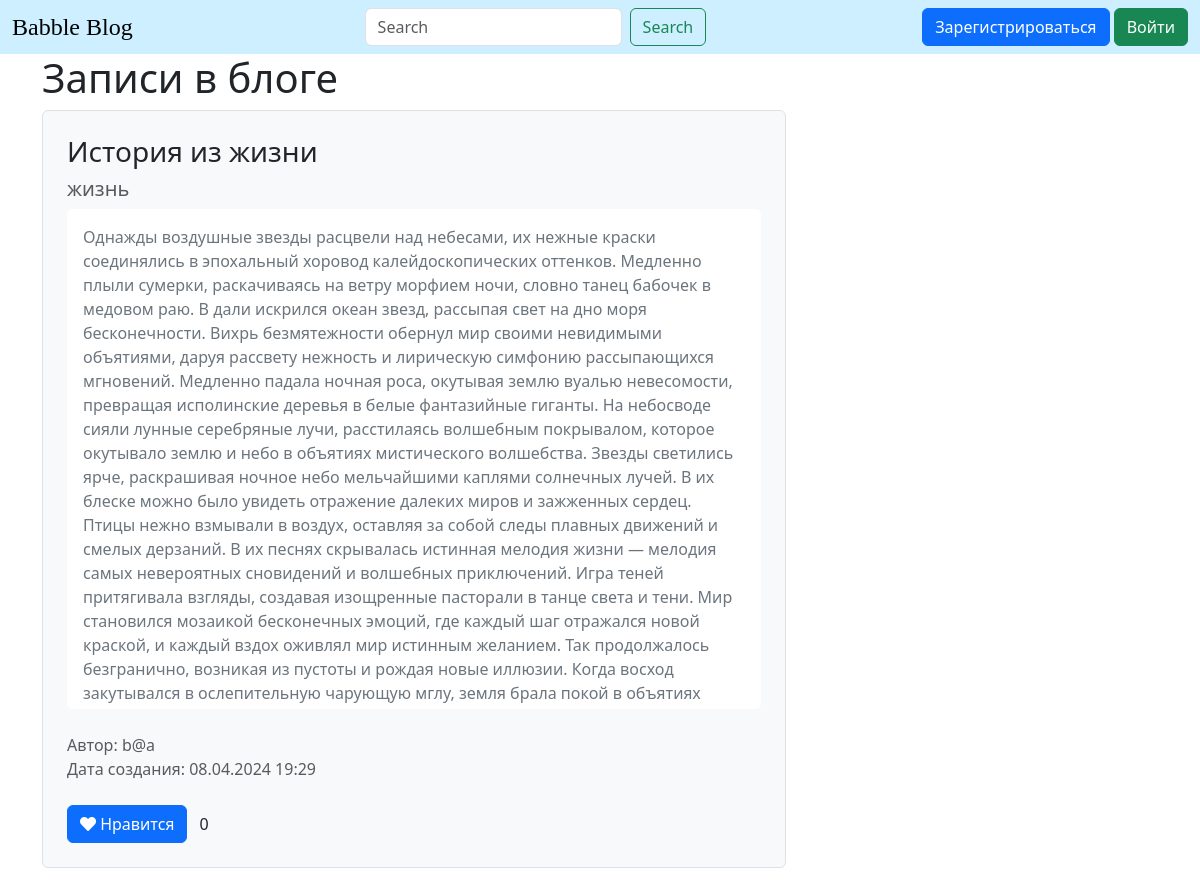
The page / on the database its author committed.
### data/news.py (models this page shows)
class News(SqlAlchemyBase):
    __tablename__ = 'news'
    id = sqlalchemy.Column(sqlalchemy.Integer,
                           primary_key=True, autoincrement=True)
    title = sqlalchemy.Column(sqlalchemy.String, nullable=True)
    category = sqlalchemy.Column(sqlalchemy.String, nullable=True)
    content = sqlalchemy.Column(sqlalchemy.String, nullable=True)
    created_date = sqlalchemy.Column(sqlalchemy.DateTime,
                                     default=datetime.datetime.now)
    is_private = sqlalchemy.Column(sqlalchemy.Boolean, default=True)
    user_id = sqlalchemy.Column(sqlalchemy.Integer,
                                sqlalchemy.ForeignKey("users.id"))
    user = orm.relationship('User')
    likes = relationship('Like', backref='news')

### data/users.py (models this page shows, shortened)
class User(SqlAlchemyBase, UserMixin):
    __tablename__ = 'users'
    id = sqlalchemy.Column(sqlalchemy.Integer,
                           primary_key=True, autoincrement=True)
    name = sqlalchemy.Column(sqlalchemy.String, nullable=True)
    about = sqlalchemy.Column(sqlalchemy.String, nullable=True)
    email = sqlalchemy.Column(sqlalchemy.String,
                              index=True, unique=True, nullable=True)
    hashed_password = sqlalchemy.Column(sqlalchemy.String, nullable=True)
    created_date = sqlalchemy.Column(sqlalchemy.DateTime,
                                     default=datetime.datetime.now)
    news = orm.relationship("News", back_populates='user')

### main.py (the view)
@app.route("/")
def index():
    db_sess = db_session.create_session()
    if current_user.is_authenticated:
        news = db_sess.query(News).filter(
            (News.user == current_user) | (News.is_private != True))
    else:
        news = db_sess.query(News).filter(News.is_private != True)
    likes_count = {}
    for item in news:
        likes_count[item.id] = db_sess.query(Like).filter(Like.news_id == item.id).count()
    return render_template('index.html', news=news, likes_count=likes_count)

### data/db_session.py (called while the page is built)
def create_session() -> Session:
    global __factory
    return __factory()

### templates/index.html (shortened to what this page needs)
{% extends "base.html" %}
{% block content %}
<h1>Записи в блоге</h1>
{% for item in news|reverse %}
<div class="col-md-8 border rounded bg-light mb-4 p-4">
    <h3>{{ item.title }}</h3>
    <h5 class="text-muted">{{ item.category }}</h5>
    <div class="overflow-auto bg-white p-3 rounded"
         style="max-height: 500px; overflow-y: auto; word-wrap: break-word;">
        <p class="text-secondary">{{ item.content }}</p>
    </div>
    <div class="mt-4 text-muted">
        <div>
            Автор: {{ item.user.name }}
        </div>
        <div>
            Дата создания: {{ item.created_date.strftime("%d.%m.%Y %H:%M") }}
        </div>
    </div>
    <div class="mt-4">
        <button class="btn btn-primary like-btn">
            <i class="fas fa-heart"></i> Нравится
        </button>
        <span class="ms-2 align-middle">{{ likes_count.get(item.id, 0) }}</span>
    </div>
</div>
{% endfor %}
{% endblock %}

### templates/base.html (shortened to what this page needs)
<!doctype html>
<html lang="en">
<head>
    <link href="https://cdn.jsdelivr.net/npm/bootstrap@5.3.3/dist/css/bootstrap.min.css" rel="stylesheet"
>
    <link rel="stylesheet" href="\static\css\font.css">
    <link rel="stylesheet" href="https://cdnjs.cloudflare.com/ajax/libs/font-awesome/5.15.4/css/all.min.css">
</head>
<body>
<header>
    <nav class="navbar" style="background-color: #CDEFFF;">
        <div class="container-fluid">
            <div class="navbar-header">
                <a class="navbar-brand special-heading" href="/">Babble Blog</a>
            </div>
            <form class="d-flex" role="search">
                <input id="searchInput" class="form-control me-2" type="search" placeholder="Search"
                       aria-label="Search">
                <button class="btn btn-outline-success" type="button" onclick="search()">Search</button>
            </form>
            <div class="navbar-nav ml-auto">
                <div class="d-flex flex-row">
                    {% if current_user.is_authenticated %}
                    <a class="navbar-brand">{{ current_user.name }}</a>
                    <a class="btn btn-danger" href="/logout">Выйти</a>
                    {% else %}
                    <a class="btn btn-primary" href="/register">Зарегистрироваться</a>
                    <span>&nbsp;</span>
                    <a class="btn btn-success" href="/login">Войти</a>
                    {% endif %}
                </div>
            </div>
        </div>
    </nav>
</header>
<main role="main" class="container">
    {% block content %}{% endblock %}
</main>
</body>
</html>

### rows shown on the page
News: title "История из жизни", category "жизнь", content "Однажды воздушные звезды расцвели над небесами, их нежные краски соединялись в эпохальный хоровод калейдоскопических оттенков. Медленно плыли сумерки, раскачиваясь на ветру морфием ночи, словно танец бабочек в медовом раю. В дали искрился океан звезд, рассыпая свет на дно моря бесконечности. Вихрь безмятежности обернул мир своими невидимыми объятиями, даруя рассвету нежность и лирическую симфонию рассыпающихся мгновений. Медленно падала ночная роса, окутывая землю вуалью невесомости, превращая исполинские деревья в белые фантазийные гиганты. На небосводе сияли лунные серебряные лучи, расстилаясь волшебным покрывалом, которое окутывало землю и небо в объятиях мистического волшебства. Звезды…", user.name "b@a", created_date "08.04.2024 19:29", get "0"
